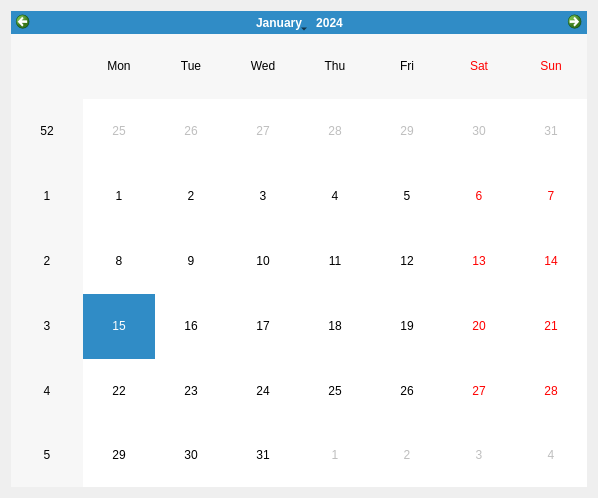
<?xml version="1.0" encoding="UTF-8"?>
<ui version="4.0">
 <class>CalendarViewWidgetClass</class>
 <widget class="QWidget" name="CalendarViewWidgetClass">
  <property name="geometry">
   <rect>
    <x>0</x>
    <y>0</y>
    <width>598</width>
    <height>498</height>
   </rect>
  </property>
  <property name="windowTitle">
   <string notr="true">CalendarViewWidget</string>
  </property>
  <layout class="QVBoxLayout" name="verticalLayout">
   <item>
    <widget class="CalendarWidget" name="calendarWidget"/>
   </item>
  </layout>
 </widget>
 <layoutdefault spacing="6" margin="11"/>
 <customwidgets>
  <customwidget>
   <class>CalendarWidget</class>
   <extends>QCalendarWidget</extends>
   <header>calendarwidget.h</header>
  </customwidget>
 </customwidgets>
 <resources>
  <include location="res/res.qrc"/>
 </resources>
 <connections/>
</ui>
